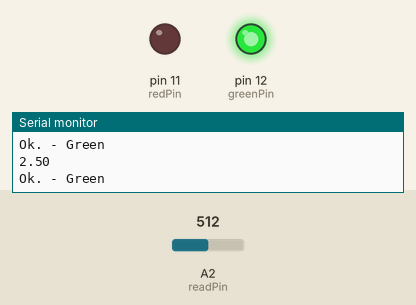
Bench run of a sketch on a simulated Arduino Uno, built with avr-gcc and run on an emulated ATmega328P. On the bench: output pins drawn as LEDs (lit = HIGH), the last lines printed to the serial monitor. Inputs (shaded band) come from the test bench; at power-on: A2 (readPin) = 512.

Above: at 1.3 s.
1.4 s: A2 (readPin) set to 602
2.9 s: A2 (readPin) set to 628
At 3.4 s:
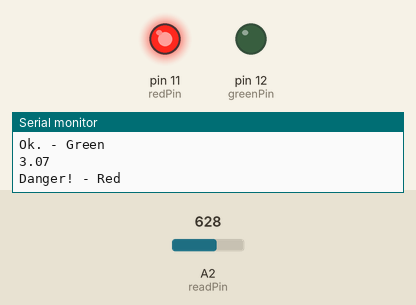
4.5 s: A2 (readPin) set to 511
At 5.7 s:
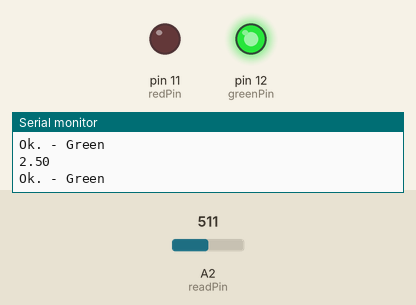
6.0 s: A2 (readPin) set to 716
At 7.1 s:
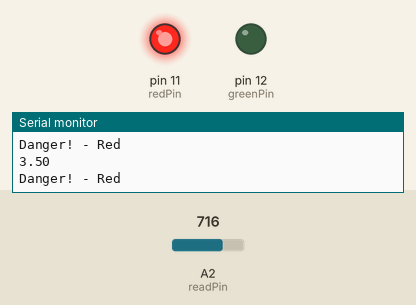
Timing chart, 0 to 8.5 s (numbered marks = the images above; inputs shaded):
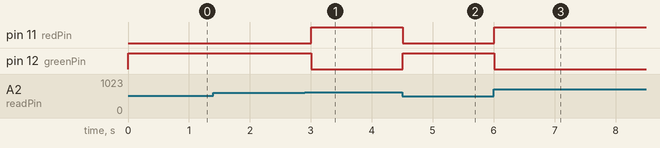

The sketch:

Potentiometer___Two_LEDS.ino
```cpp
int greenPin = 12;
int redPin = 11;

int readPin = A2;
int delayTime = 500;
float potentiometerOutVoltage;

void setup() {
  pinMode(greenPin, OUTPUT);
  pinMode(redPin, OUTPUT);
  Serial.begin(9600);
}

void loop() {
  potentiometerOutVoltage = 5. / 1023. * analogRead(readPin);
  Serial.println(potentiometerOutVoltage);

  if (potentiometerOutVoltage <= 3)
  {
    digitalWrite(redPin, LOW);
    digitalWrite(greenPin, HIGH);
    Serial.println("Ok. - Green");
  }

  else
  {
    digitalWrite(greenPin, LOW);
    digitalWrite(redPin, HIGH);
    Serial.println("Danger! - Red");
  }

  delay(delayTime);
}
```

Measured:
- the behaviour switches between 613 and 614 on A2 (readPin) (found by bisection; images 0 and 1)
- after the input at 2.9 s, pin 11 (redPin): LOW → HIGH after 0.10 s; pin 12 (greenPin): HIGH → LOW after 0.10 s
- after the input at 4.5 s, pin 11 (redPin): HIGH → LOW at once; pin 12 (greenPin): LOW → HIGH at once
- after the input at 6.0 s, pin 11 (redPin): LOW → HIGH at once; pin 12 (greenPin): HIGH → LOW at once
